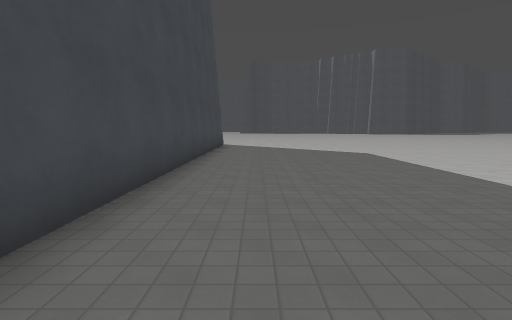
View 1 (above)

20 first-person views from a walk through a Godot game level. The camera is 1.5 m above the floor, tilts 6° down and sees 80° across. The floor is counted in squares, 2 m on a side. Each view is taken from the middle of a square. On the plan, view 1 faces up. The plan holds only what a view shows up to about 10 squares ahead; the rest is blank. The place goes on beyond the plan. Surface patterns are stand-ins for the level's own textures.

View 2
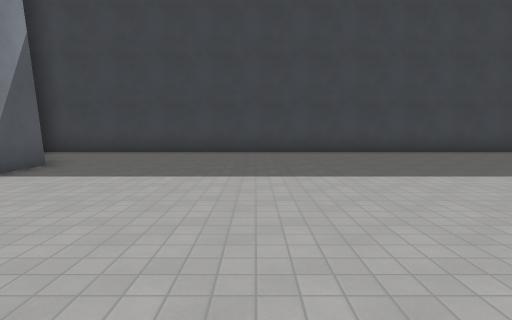

View 3
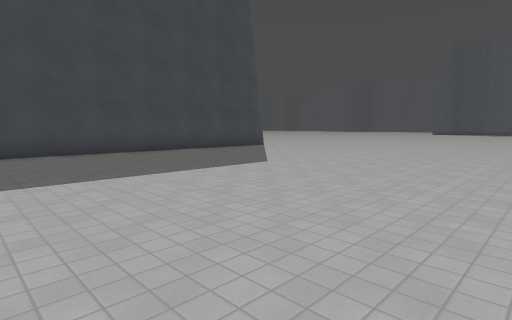

View 4
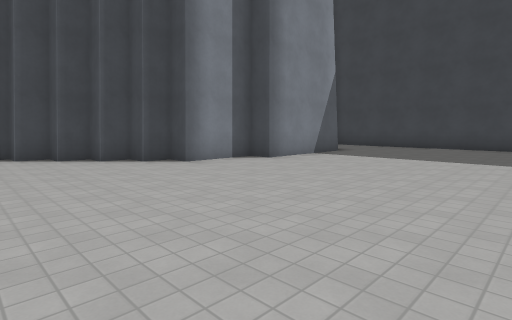

View 5
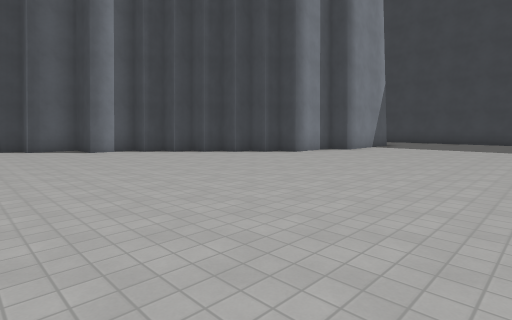

View 6
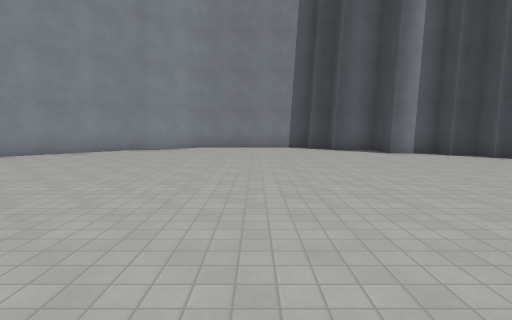

View 7
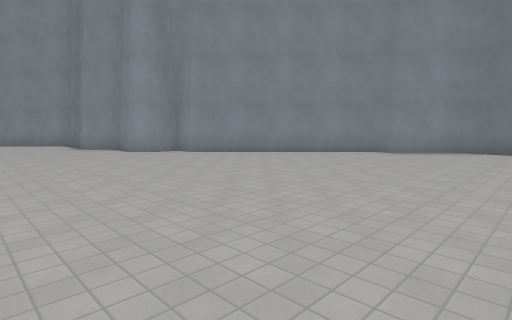

View 8
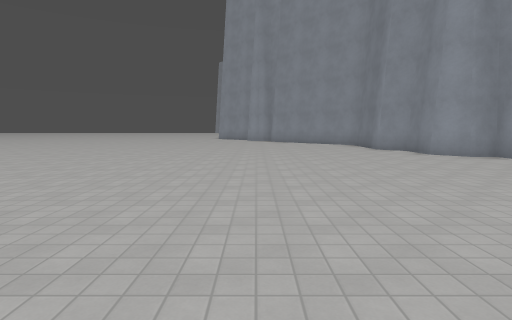

View 9
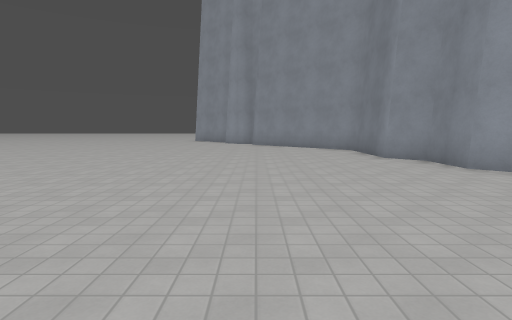

View 10
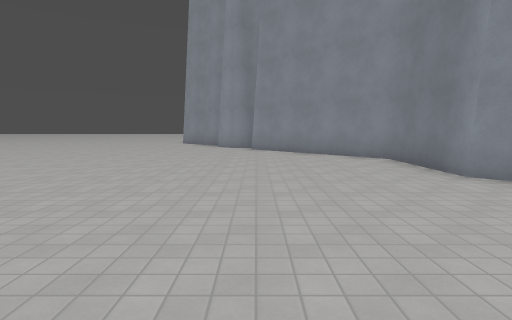

View 11
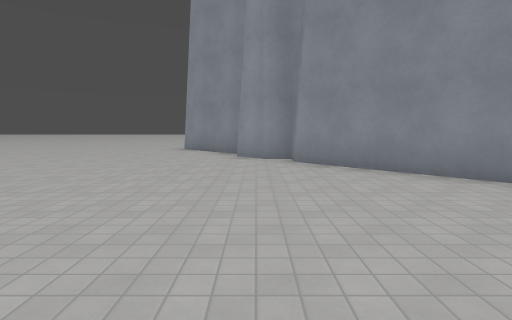

View 12
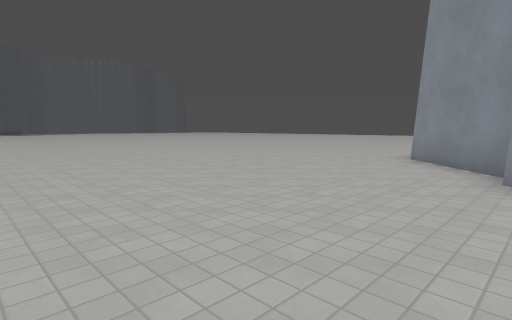

View 13
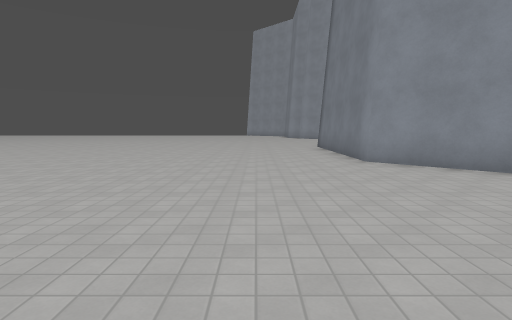

View 14
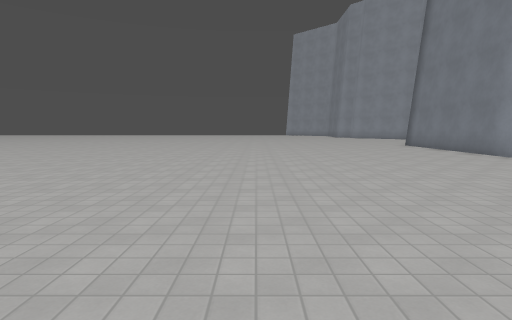

View 15
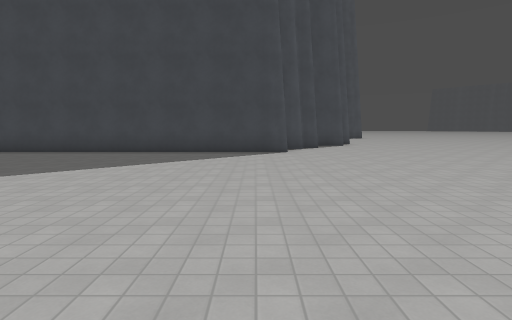

View 16
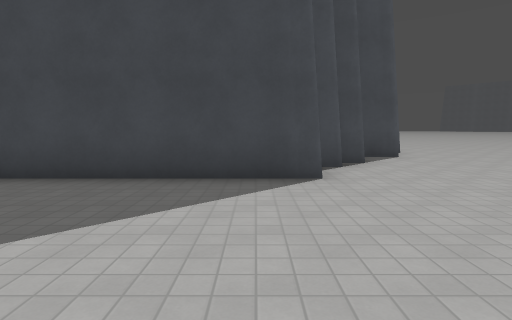

View 17
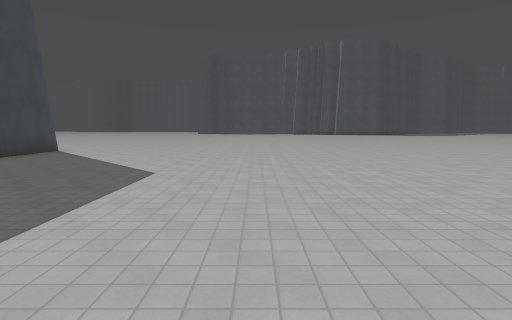

View 18
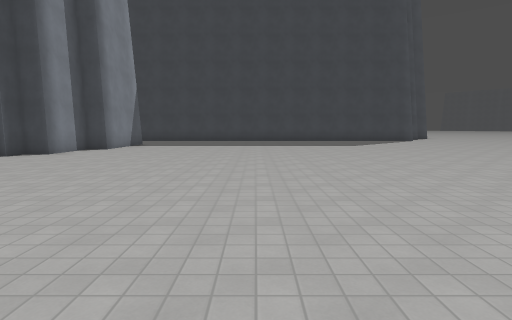

View 19
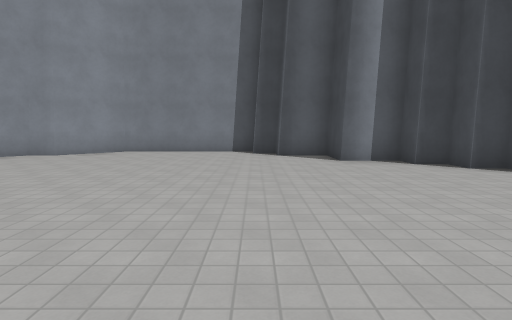

View 20
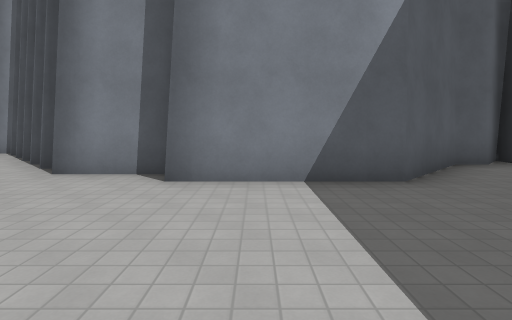

### Floor plan
Points are (right, up) in squares from view 1. A wall is a line through its corners. A room is listed if a view was taken in it or the views show most of it. See-through windows are left out.
Room 1 (views 1, 2, 3, 4, 5, 6, 7, 8, 9, 10, 11, 12, 13, 14, 15, 16, 17, 18, 19, 20)
walls: (14, -7.7) (18.2, -7.7) (19.5, -6.4) (20.2, -6.4) (24.3, -2.3) (25, -2.3) (25, -1.6) (25.6, -1) (27, -1) (27.6, -0.3) (30.4, -0.3) (33.7, 3.1) (34.4, 3.1) (34.4, 3.8) (35.1, 4.5); (35.8, 4.5) (37.8, 6.5) (40.5, 6.5); (-1.5, 14) (-1.5, -3) (-0.8, -2.3) (-0.1, -2.3) (1.9, -0.3) (5.2, -0.3) (5.2, -1) (7.3, -1) (7.3, -1.6) (8, -1.6) (8, -2.3) (8.6, -2.3) (8.6, -3) (9.3, -3) (9.3, -3.6) (10, -3.6) (10, -4.3) (10.7, -4.3) (10.7, -5) (12, -5) (12, -6.4) (13.4, -6.4) (13.4, -7) (14.1, -7); (-2.9, 14.8) (-2.9, 14.1); (-3.6, 15.4) (-3.6, 14.8); (-4.9, 16.5) (-4.9, 15.8)

Positions as (right, up) in squares from view 1, and headings:
1: (0, 0), facing up
2: (8, 4), facing left
3: (8, 4), facing up-left
4: (11, 5), facing down-left
5: (15, 5), facing down-left
6: (16, 4), facing down
7: (16, 3), facing down-right
8: (17, 4), facing right
9: (20, 3), facing right
10: (23, 3), facing right
11: (27, 4), facing right
12: (30, 4), facing up-right
13: (31, 9), facing right
14: (30, 13), facing right
15: (8, 13), facing left
16: (3, 13), facing left
17: (5, 4), facing up
18: (16, 5), facing left
19: (14, 2), facing down
20: (4, 4), facing down
